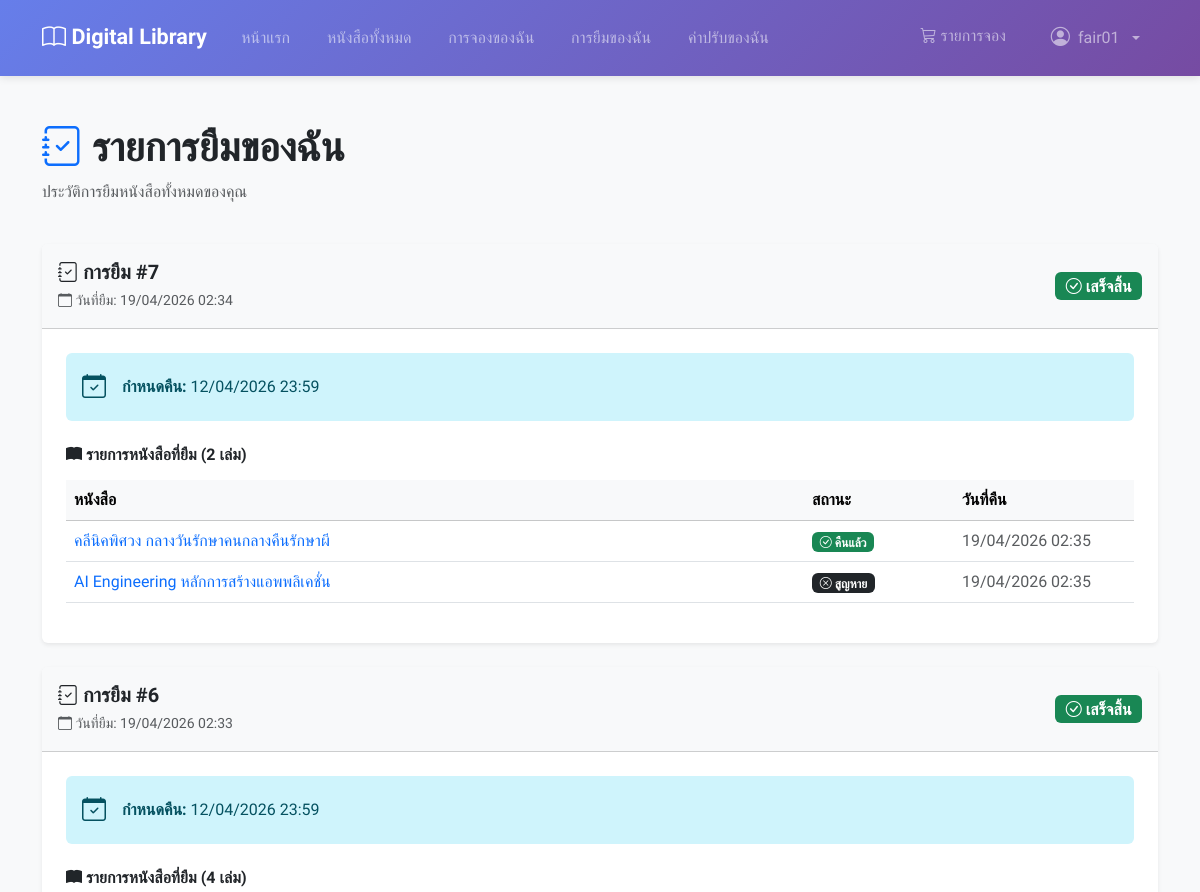
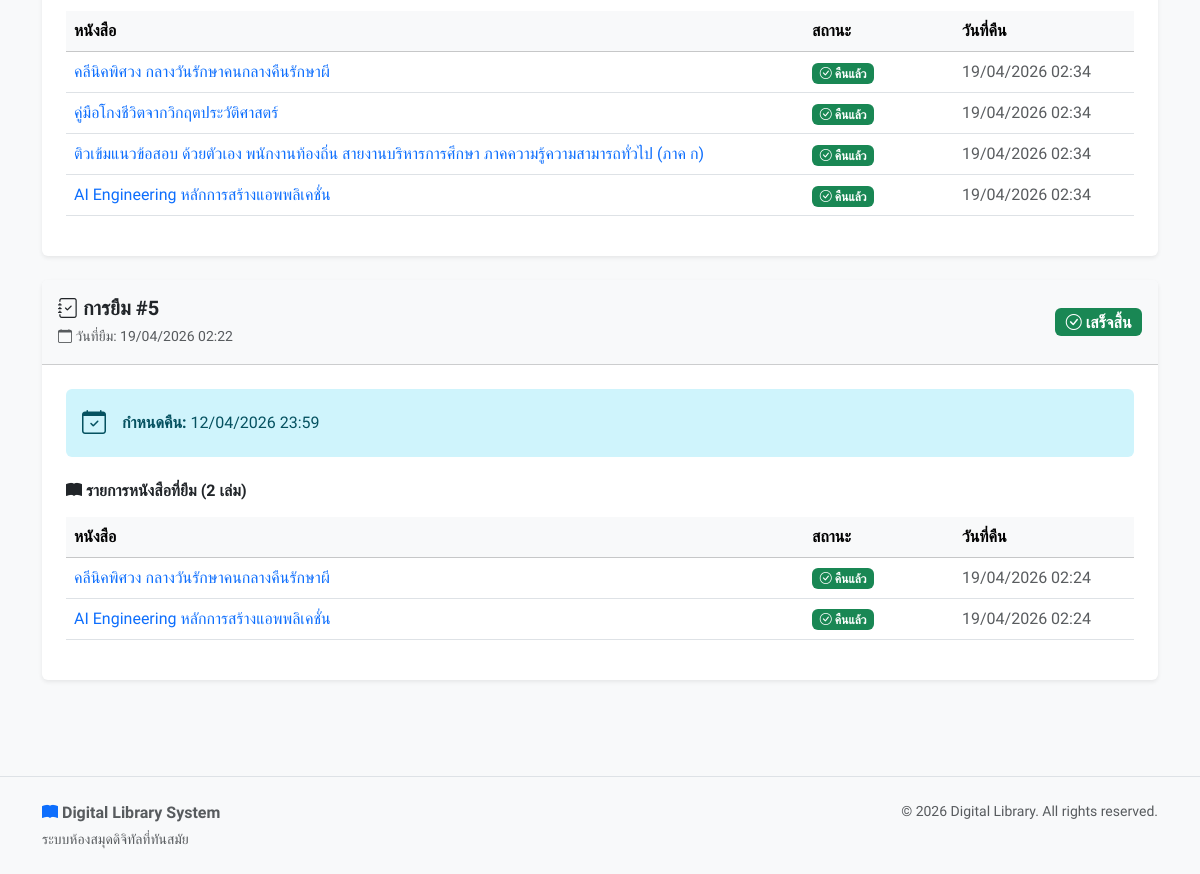
/my-loans/ (signed in), run on the app's committed database (2 pictures, top to bottom).
### users/models.py (models this page shows, shortened)
class User(AbstractUser):
    phone_number = models.CharField(max_length=10, null=False, blank=False)
    citizen_id = models.CharField(
    max_length=13,
    unique=True,
    null=False,
    blank=False,
    validators=[
        RegexValidator(
            regex=r'^\d{13}$',
            message='Citizen ID must be exactly 13 digits'
        )
    ])

### loans/models.py (models this page shows, shortened)
class Loan(models.Model):
    STATUS_CHOICES = [
        ('active', 'กำลังยืม'),
        ('completed', 'เสร็จสิ้น'),
    ]
    id = models.AutoField(primary_key=True)
    user = models.ForeignKey(
        settings.AUTH_USER_MODEL,
        on_delete=models.CASCADE,
        related_name='loans'
    )
    status = models.CharField(
        max_length=20,
        choices=STATUS_CHOICES,
        default='active'
    )
    due_date = models.DateTimeField(null=True, blank=True)
    created_at = models.DateTimeField(auto_now_add=True)
    if TYPE_CHECKING:
        loan_items: Manager["LoanItem"]
    class Meta:
        db_table = 'loans'
        verbose_name = 'Loan'
        verbose_name_plural = 'Loans'
        ordering = ['-created_at']
    @property
    def is_overdue(self) -> bool:
        if self.status != 'active' or not self.due_date:
            return False
        return self.due_date < timezone.now()

class LoanItem(models.Model):
    STATUS_CHOICES = [
        ('borrowed', 'กำลังยืม'),
        ('returned', 'คืนแล้ว'),
        ('lost', 'หาย'),
    ]
    id = models.AutoField(primary_key=True)
    book = models.ForeignKey(
        Book,
        on_delete=models.CASCADE,
        related_name='loan_items'
    )
    loan = models.ForeignKey(
        Loan,
        on_delete=models.CASCADE,
        related_name='loan_items'
    )
    hold_item = models.OneToOneField(
        HoldItem,
        on_delete=models.SET_NULL,
        null=True,
        blank=True,
        related_name='loan_item'
    )
    status = models.CharField(
        max_length=20,
        choices=STATUS_CHOICES,
        default='borrowed'
    )
    returned_at = models.DateTimeField(null=True, blank=True)
    created_at = models.DateTimeField(auto_now_add=True)
    class Meta:
        db_table = 'loan_items'
        verbose_name = 'Loan Item'
        verbose_name_plural = 'Loan Items'
        ordering = ['-created_at']
    @property
    def is_overdue(self) -> bool:
        if self.status != 'borrowed':
            return False
        return self.loan.is_overdue

### books/models.py (models this page shows, shortened)
class Book(models.Model):
    id = models.AutoField(primary_key=True)
    title = models.CharField(max_length=255)
    isbn = models.CharField(
        max_length=13,
        unique=True,
        null=False,
        blank=False,
    )
    description = models.TextField(null=True, blank=True)
    image_url = models.ImageField(
        upload_to="books/covers/",
        max_length=255,
        null=True,
        blank=True,
    )
    total_quantity = models.IntegerField(default=0)
    available_quantity = models.IntegerField(default=0)
    publish_year = models.IntegerField(null=True, blank=True)
    publisher = models.ForeignKey(
        Publisher,
        on_delete=models.SET_NULL,
        null=True,
        blank=True,
        related_name='books',
    )
    authors = models.ManyToManyField(
        Author,
        blank=True,
        through="BookAuthor",
        related_name="books",
    )
    categories = models.ManyToManyField(
        Category,
        blank=True,
        through="BookCategory",
        related_name="books",
    )
    created_at = models.DateTimeField(auto_now_add=True)
    if TYPE_CHECKING:
        hold_items: Manager[HoldItem]
        hold_items: Manager[HoldItem]
        loan_items: Manager[LoanItem]
    class Meta:
        db_table = "books"
        verbose_name = "Book"
        verbose_name_plural = "Books"
        constraints = [
            models.CheckConstraint(
                check=Q(total_quantity__gte=0),
                name="check_books_total_quantity_gte_0",
            ),
            models.CheckConstraint(
                check=Q(available_quantity__gte=0),
                name="check_books_available_quantity_gte_0",
            ),
            models.CheckConstraint(
                check=Q(publish_year__isnull=True) | Q(publish_year__gte=0),
                name="check_books_publish_year_gte_0_or_null",
            ),
        ]

### loans/views.py (the view)
# urls.py: path('my-loans/', views.my_loans_view, name='my_loans'),
@login_required
def my_loans_view(request):
    loans_list = Loan.objects.filter(
        user=request.user
    ).prefetch_related(
        'loan_items__book__authors',
        'loan_items__book__publisher'
    ).order_by('-created_at')
    paginator = Paginator(loans_list, 10)  # Show 10 loans per page
    page = request.GET.get('page')
    try:
        loan_batches = paginator.page(page)
    except PageNotAnInteger:
        loan_batches = paginator.page(1)
    except EmptyPage:
        loan_batches = paginator.page(paginator.num_pages)
    context = {
        'loan_batches': loan_batches,
    }
    return render(request, 'loans/my_loans.html', context)

### templates/loans/my_loans.html (shortened to what this page needs)
{% extends "base.html" %}
{% block content %}
    <div class="container mt-4">
        <div class="row mb-4">
            <div class="col">
                <h1 class="fw-bold">
                    <i class="bi bi-journal-check text-primary"></i> รายการยืมของฉัน
                </h1>
                <p class="text-muted">ประวัติการยืมหนังสือทั้งหมดของคุณ</p>
            </div>
        </div>
        {% if loan_batches %}
            <div class="row">
                <div class="col">
                    {% for batch in loan_batches %}
                        <div class="card shadow-sm border-0 mb-4">
                            <div class="card-header d-flex justify-content-between align-items-center py-3 {% if batch.is_overdue %}bg-danger text-white{% else %}bg-light{% endif %}">
                                <div>
                                    <h5 class="mb-1 fw-semibold">
                                        <i class="bi bi-journal-check"></i> การยืม #{{ batch.id }}
                                    </h5>
                                    <small {% if not batch.is_overdue %}class="text-muted"{% endif %}>
                                        <i class="bi bi-calendar"></i> วันที่ยืม: {{ batch.created_at|date:"d/m/Y H:i" }}
                                    </small>
                                </div>
                                <div>
                                    {% if batch.is_overdue %}
                                        <span class="badge bg-light text-danger fs-6">
                                            <i class="bi bi-exclamation-triangle-fill"></i> เกินกำหนด
                                        </span>
                                    {% else %}
                                        <span class="badge {% if batch.status == 'completed' %}bg-success{% else %}bg-primary{% endif %} fs-6">
                                            <i class="bi bi-check-circle"></i> {{ batch.get_status_display }}
                                        </span>
                                    {% endif %}
                                </div>
                            </div>
                            <div class="card-body p-4">
                                {% if batch.due_date %}
                                    <div class="alert {% if batch.is_overdue %}alert-danger{% else %}alert-info{% endif %} border-0 mb-4">
                                        <div class="d-flex align-items-center">
                                            <i class="bi {% if batch.is_overdue %}bi-exclamation-triangle-fill{% else %}bi-calendar-check{% endif %} fs-4 me-3"></i>
                                            <div>
                                                <strong>กำหนดคืน:</strong>
                                                <span class="{% if batch.is_overdue %}fw-bold{% endif %}">{{ batch.due_date|date:"d/m/Y H:i" }}</span>
                                            </div>
                                        </div>
                                    </div>
                                {% endif %}
                                <h6 class="fw-semibold mb-3">
                                    <i class="bi bi-book-fill"></i> รายการหนังสือที่ยืม ({{ batch.loan_items.count }} เล่ม)
                                </h6>
                                <div class="table-responsive">
                                    <table class="table table-hover align-middle">
                                        <thead class="table-light">
                                            <tr>
                                                <th>หนังสือ</th>
                                                <th style="width: 150px;">สถานะ</th>
                                                <th style="width: 180px;">วันที่คืน</th>
                                            </tr>
                                        </thead>
                                        <tbody>
                                            {% for item in batch.loan_items.all %}
                                                <tr {% if item.is_overdue and item.status == 'borrowed' %}class="table-warning"{% endif %}>
                                                    <td>
                                                        <a href="{% url 'books:book_detail' item.book.id %}"
                                                           class="text-decoration-none fw-medium">{{ item.book.title }}</a>
                                                    </td>
                                                    <td>
                                                        {% if item.status == 'borrowed' %}
                                                            {% if item.is_overdue %}
                                                                <span class="badge bg-danger">
                                                                    <i class="bi bi-exclamation-triangle-fill"></i> กำลังยืม (เกินกำหนด)
                                                                </span>
                                                            {% else %}
                                                                <span class="badge bg-primary">
                                                                    <i class="bi bi-book"></i> กำลังยืม
                                                                </span>
                                                            {% endif %}
                                                        {% elif item.status == 'returned' %}
                                                            <span class="badge bg-success">
                                                                <i class="bi bi-check-circle"></i> คืนแล้ว
                                                            </span>
                                                        {% elif item.status == 'lost' %}
                                                            <span class="badge bg-dark">
                                                                <i class="bi bi-x-circle"></i> สูญหาย
                                                            </span>
                                                        {% endif %}
                                                    </td>
                                                    <td class="text-muted">
                                                        {% if item.returned_at %}
                                                            {{ item.returned_at|date:"d/m/Y H:i" }}
                                                        {% else %}
                                                            -
                                                        {% endif %}
                                                    </td>
                                                </tr>
                                            {% endfor %}
                                        </tbody>
                                    </table>
                                </div>
                            </div>
                        </div>
                    {% endfor %}
                </div>
            </div>
        {% endif %}
    </div>
{% endblock content %}

### templates/base.html (shortened to what this page needs)
{% load static %}
<!DOCTYPE html>
<html lang="th">
    <head>
        <link href="https://cdn.jsdelivr.net/npm/bootstrap@5.3.8/dist/css/bootstrap.min.css"
              rel="stylesheet"
>
        <link rel="stylesheet"
              href="https://cdn.jsdelivr.net/npm/bootstrap-icons@1.10.0/font/bootstrap-icons.css">
        <link rel="stylesheet" href="{% static 'css/base.css' %}">
        <link rel="stylesheet" href="{% static 'css/global.css' %}">
    </head>
    <body>
        <nav class="navbar navbar-expand-lg navbar-dark bg-primary">
            <div class="container">
                <a class="navbar-brand" href="{% url 'home' %}">
                    <i class="bi bi-book"></i> Digital Library
                </a>
                <div class="collapse navbar-collapse" id="navbarNav">
                    <ul class="navbar-nav me-auto">
                        <li class="nav-item">
                            <a class="nav-link" href="{% url 'home' %}">หน้าแรก</a>
                        </li>
                        <li class="nav-item">
                            <a class="nav-link" href="{% url 'books:book_list' %}">หนังสือทั้งหมด</a>
                        </li>
                        {% if user.is_authenticated %}
                            <li class="nav-item">
                                <a class="nav-link {% if confirmed_holds_count > 0 %}cart-link{% endif %}"
                                   href="{% url 'holds:my_holds' %}">
                                    การจองของฉัน
                                </a>
                            </li>
                            <li class="nav-item">
                                <a class="nav-link" href="{% url 'loans:my_loans' %}">การยืมของฉัน</a>
                            </li>
                            <li class="nav-item">
                                <a class="nav-link" href="{% url 'fines:my_fines' %}">ค่าปรับของฉัน</a>
                            </li>
                        {% endif %}
                    </ul>
                    <ul class="navbar-nav">
                        {% if user.is_authenticated %}
                            <li class="nav-item">
                                <a class="nav-link cart-link" href="{% url 'books:view_cart' %}">
                                    <i class="bi bi-cart3"></i> รายการจอง
                                </a>
                            </li>
                            <li class="nav-item dropdown">
                                <a class="nav-link dropdown-toggle"
                                   href="#"
                                   id="userDropdown"
                                   role="button"
                                   data-bs-toggle="dropdown">
                                    <i class="bi bi-person-circle"></i> {{ user.username }}
                                </a>
                            </li>
                        {% endif %}
                    </ul>
                </div>
            </div>
        </nav>
        <main class="py-4">
            {% block content %}
            {% endblock content %}
        </main>
        <footer class="bg-light mt-5 py-4 border-top">
            <div class="container">
                <div class="row">
                    <div class="col-md-6 text-center text-md-start">
                        <p class="text-muted mb-1">
                            <i class="bi bi-book-fill text-primary"></i>
                            <strong>Digital Library System</strong>
                        </p>
                        <p class="text-muted small mb-0">ระบบห้องสมุดดิจิทัลที่ทันสมัย</p>
                    </div>
                    <div class="col-md-6 text-center text-md-end">
                        <p class="text-muted small mb-0">© 2026 Digital Library. All rights reserved.</p>
                    </div>
                </div>
            </div>
        </footer>
        {% include "includes/toast.html" %}
    </body>
</html>

### data on the page
User: username "fair01"
Loan: id "7", created_at "19/04/2026 02:34", status "เสร็จสิ้น", due_date "12/04/2026 23:59", loan_items.count "2"
LoanItem: book "คลีนิคพิศวง กลางวันรักษาคนกลางคืนรักษาผี", status "returned" (drawn), returned_at "19/04/2026 02:35"
LoanItem: book "AI Engineering หลักการสร้างแอพพลิเคชั่น", status "lost" (drawn), returned_at "19/04/2026 02:35"
Loan: id "6", created_at "19/04/2026 02:33", status "เสร็จสิ้น", due_date "12/04/2026 23:59", loan_items.count "4"
LoanItem: book "คลีนิคพิศวง กลางวันรักษาคนกลางคืนรักษาผี", status "returned" (drawn), returned_at "19/04/2026 02:34"
LoanItem: book "คู่มือโกงชีวิตจากวิกฤตประวัติศาสตร์", status "returned" (drawn), returned_at "19/04/2026 02:34"
LoanItem: book "ติวเข้มแนวข้อสอบ ด้วยตัวเอง พนักงานท้องถิ่น สายงานบริหารการศึกษา ภาคความรู้ความสามารถทั่วไป (ภาค ก)", status "returned" (drawn), returned_at "19/04/2026 02:34"
LoanItem: book "AI Engineering หลักการสร้างแอพพลิเคชั่น", status "returned" (drawn), returned_at "19/04/2026 02:34"
Loan: id "5", created_at "19/04/2026 02:22", status "เสร็จสิ้น", due_date "12/04/2026 23:59", loan_items.count "2"
LoanItem: book "คลีนิคพิศวง กลางวันรักษาคนกลางคืนรักษาผี", status "returned" (drawn), returned_at "19/04/2026 02:24"
LoanItem: book "AI Engineering หลักการสร้างแอพพลิเคชั่น", status "returned" (drawn), returned_at "19/04/2026 02:24"
